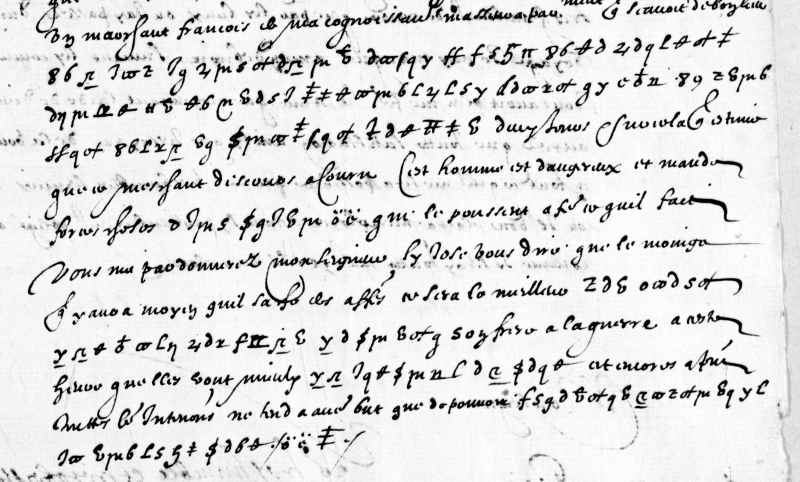
#> input picture images/clair369_f317r_cipher.jpg, 1600 x 963 px, given in place of L01.jpg, which was not available (shown at 1/2 size)
$ python make_images.py ../images
#> lines starting #> are read from the running program, lines starting #| are printed output that depends on the picture; pictures that were not available may be replaced by others from this repository, and a replacement may not be noted
#!/usr/bin/env python3
"""make_images.py WORKDIR [PAGE ...] -- cut the images of docs/img/ from the working images, as crops.json says.

The working images (full-size downloads from Gallica, archive.org and Google Books) are not in the repository.
WORKDIR is the folder that holds them. With one or more PAGE names (the keys of crops.json) the script cuts the
images of these pages only. build.py does not need this script: it only reads crops.json and docs/img/.
Each line of crops.json: file, x0, x1 (left and right edge), y (vertical centre at x0), h (height), shear (slope of
the written line), view (part of the line that the page shows), nseg (the line image is cut in nseg pieces, set one
above the other), vy (top and bottom of the band that the line image shows), signs (left and right edge of each sign, in pixels of the line), sy (top and bottom of a sign crop).
Each box of crops.json: file, box (left, top, right, bottom), width (the largest width of the image), and, if the
image is to be enlarged, scale. If WORKDIR does not hold a file, the script looks for it in the repository itself
(a path from the root of the repository): the boxes of nevers-1593 are cut from nevers-1593/images/.
"""
import json, os, sys
from PIL import Image, ImageOps
Image.MAX_IMAGE_PIXELS = None
HERE = os.path.dirname(os.path.abspath(__file__))
WORK = sys.argv[1] if len(sys.argv) > 1 else '.'
C = json.load(open(os.path.join(HERE, 'crops.json')))
#> (reads docs/crops.json from the repository)
ONLY = sys.argv[2:]

def source(rel):
    p = os.path.join(WORK, rel)
    return p if os.path.exists(p) else os.path.join(HERE, '..', rel)

def save(im, rel, gray=True, q=60):
    p = os.path.join(HERE, 'img', rel)
    os.makedirs(os.path.dirname(p), exist_ok=True)
    im = im.convert('L' if gray else 'RGB')
    if gray: im = ImageOps.autocontrast(im, cutoff=(0.5, 20))
    im.save(p, quality=q, optimize=True)
    return os.path.getsize(p)

def linecrop(d):
    im = Image.open(os.path.join(WORK, d['file']))
#> im is the input picture: PIL image 1600x963 L; min 0, max 255, mean 220.4
    w, h = d['x1'] - d['x0'], d['h']
    return im.transform((w, h), Image.AFFINE, (1, 0, d['x0'], d.get('shear', 0), 1, d['y'] - h / 2), resample=Image.BICUBIC)
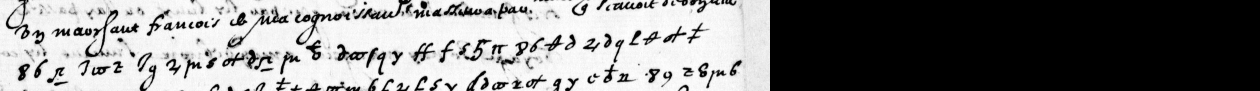
#> returned value: PIL image 2520x182 L (shown at 1/2 size); min 0, max 255, mean 129.5

total = 0
for page, P in C.items():
    if ONLY and page not in ONLY:
        continue
    short = page
    for name, d in P.get('lines', {}).items():
        line = linecrop(d)
        gray = d.get('gray', True)
#> gray = True
        if d.get('nseg'):
            a, b = d.get('view') or [0, line.width]
#> a = 0; b = 2520
            n = d['nseg']; ov = 40 if n > 1 else 0
#> after `n = d['nseg']`: n = 2
#> after `ov = 40 if n > 1 else 0`: ov = 40
            segw = (b - a + ov * (n - 1)) // n
#> segw = 1280
            t, u = d.get('vy') or [0, line.height]
#> t = 0; u = 182
            segs = [line.crop((a + i * (segw - ov), t, a + i * (segw - ov) + segw, u)) for i in range(n)]
#> segs = 2 items
            out = Image.new('RGB', (segw, (u - t) * n + 6 * (n - 1)), 'white')
#> out: PIL image 1280x370 RGB; every value is 255
            for i, s in enumerate(segs): out.paste(s, (0, i * (u - t + 6)))
#> this loop made 2 passes
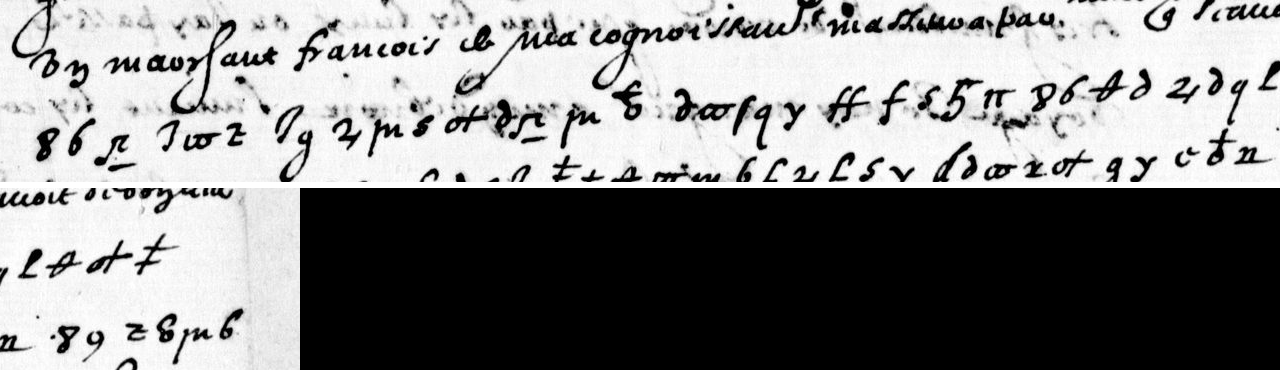
#> out: PIL image 1280x370 RGB; min 0, max 255, mean 132.9
            if out.width > 1000: out = out.resize((1000, round(out.height * 1000 / out.width)), Image.LANCZOS)
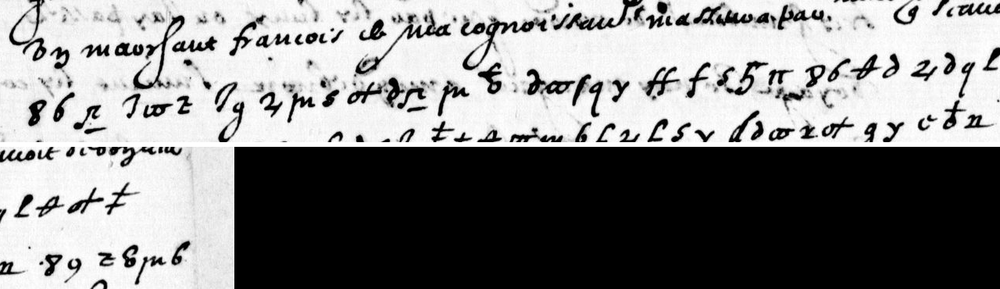
#> out: PIL image 1000x289 RGB; min 0, max 255, mean 133
            total += save(out, f'{short}/{name}.jpg', gray)
#> total = 31601
        y0, y1 = d.get('sy', [0, line.height])
#> y0 = 22; y1 = 180
        for i, (a, b) in enumerate(d.get('signs', [])):
            c = line.crop((max(0, a - 4), y0, min(line.width, b + 4), y1))
            sc = d.get('sscale', 0.5)
            c = c.resize((max(1, round(c.width * sc)), round(c.height * sc)), Image.LANCZOS)
            total += save(c, f'{short}/{name}_{i:02d}.jpg', gray)
#> this loop made 35 passes
#> (a, b, total) on passes 1 to 12: (35, 148, 32992), (140, 215, 34062), (255, 296, 34708), (293, 340, 35505), (374, 410, 36129), (458, 502, 36943), (492, 540, 37791), (565, 615, 38635), (624, 690, 39619), (705, 743, 40191), (762, 840, 41128), (843, 890, 41865)
#> pass 1, `c = line.crop((max(0, a - 4), y0, min(line.width, b + 4), y1))`:
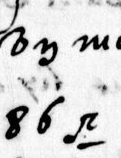
#> c: PIL image 121x158 L; min 0, max 255, mean 209.2
#> pass 1, `c = c.resize((max(1, round(c.width * sc)), round(c.height * sc)), Imag..`:
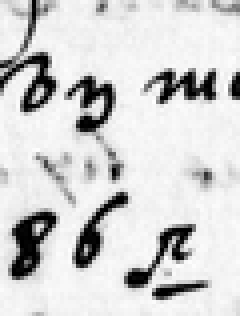
#> c: PIL image 60x79 L (shown 4 times larger); min 0, max 255, mean 209.5
#> pass 2, `c = line.crop((max(0, a - 4), y0, min(line.width, b + 4), y1))`:
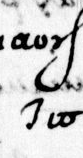
#> c: PIL image 83x158 L; min 0, max 255, mean 204.4
#> after the loop: c: PIL image 49x79 L; every value is 0
#> after the loop, total = 50325
#> (the run stopped early here; a loop or call above may not have finished)
